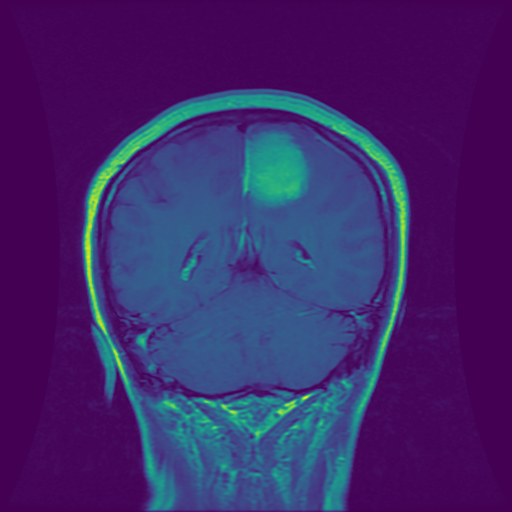
#> input picture Brain scan image/2993.png, 512 x 512 px, found by its file name
$ python brain_tumor_segmentation.py
#> lines starting #> are read from the running program, lines starting #| are printed output that depends on the picture
# -*- coding: utf-8 -*-
"""Brain tumor segmentation.ipynb

Automatically generated by Colab.

Original file is located at
    https://colab.research.google.com/drive/1C8KXnXAXyir9DQbxFxDDJcR03hgD9RZF
"""

import numpy as np
import pandas as pd
import matplotlib.pyplot as plt
from PIL import Image

image_org = Image.open('/content/2993.png')
#> image_org is the input picture: PIL image 512x512 RGBA; mean R, G, B, A 63.7, 40.2, 107, 255

plt.imshow(image_org)
plt.title('Original Image')
plt.axis('off')
plt.show()

image_np = np.array(image_org)
image_np.shape

pixels = image_np.reshape(-1, 4)

pixels_df = pd.DataFrame (pixels, columns=['R', 'G', 'B', 'A'])
#> pixels_df = table of 262144 rows and 4 columns
pixels_df

from sklearn.cluster import KMeans

clf = KMeans(n_clusters=3, n_init='auto')
clf.fit(pixels)

pd.DataFrame(clf.cluster_centers_, columns=['R', 'G', 'B', 'A'])

pixels_df['label'] = clf.labels_
pixels_df

pixels_seg0 = clf.cluster_centers_[clf.labels_]
pd.DataFrame(pixels_seg0, columns=['R', 'G', 'B', 'A'])

pixels_seg = np.clip(pixels_seg0.astype('uint8'), 0, 255)
pd.DataFrame(pixels_seg, columns=['R', 'G', 'B', 'A'])

image_seg = pixels_seg.reshape(image_np.shape)

plt.figure(figsize=(10, 5))
plt.subplot(1, 2, 1)
plt.imshow(image_org)
plt.title('Original picture')
plt.axis('off')

plt.subplot(1, 2, 2)
plt.imshow(image_seg)
plt.title('Segmented Picture')
plt.axis('off')

plt.show()
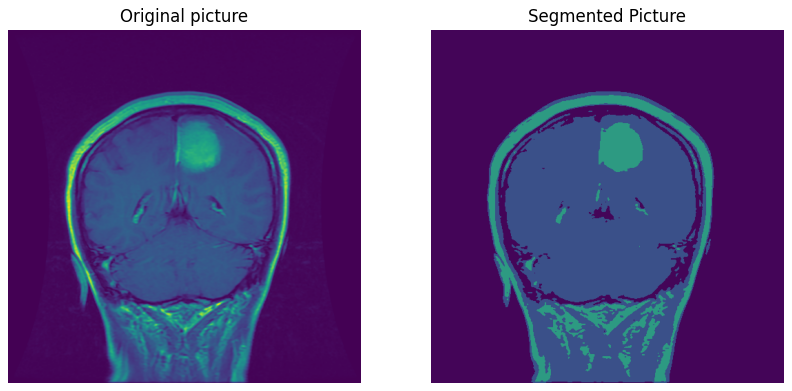
#> figure drawn by matplotlib, 2 panels
